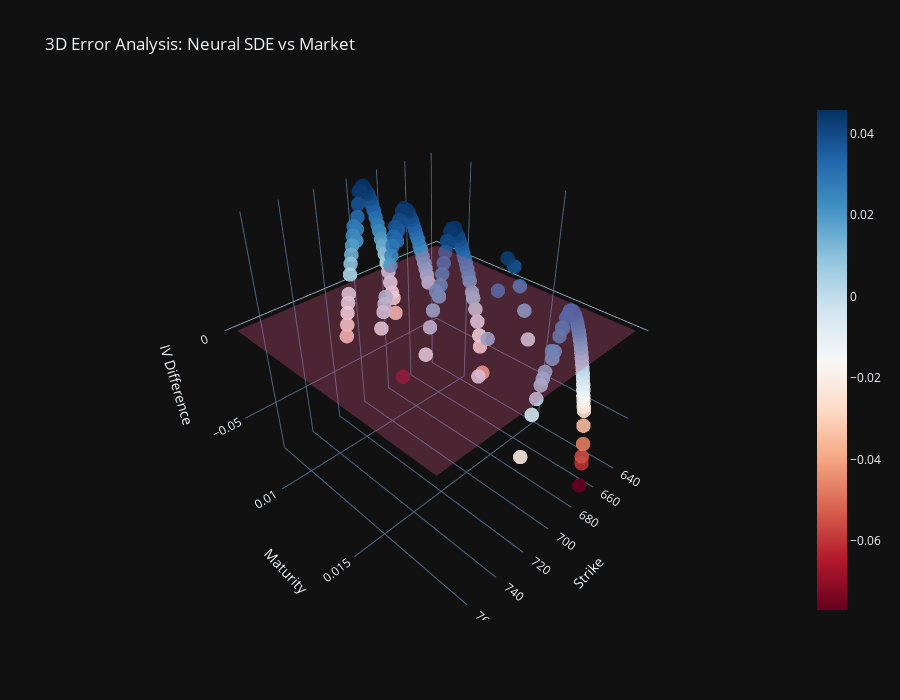

Notebook code cell kept with this figure:
### Code cell
# =============================================================================
# 4.2 3D Error Surface Analysis (Scatter + Surface)
# =============================================================================
# Grid
grid_K, grid_T = np.meshgrid(np.linspace(market_strikes.min(), market_strikes.max(), 30),
                             np.linspace(market_T.min(), market_T.max(), 30))

# Interpolate Error
neural_prices = model_prices_dict.get('Neural SDE', np.zeros_like(market_prices))
neural_iv = []
plot_K, plot_T, plot_E = [], [], []

for p, k, t, m_iv in zip(neural_prices, market_strikes, market_T, market_iv):
    iv = robust_implied_vol(p, S0, k, t, r)
    if not np.isnan(iv) and not np.isnan(m_iv):
        error = iv - m_iv
        plot_K.append(k)
        plot_T.append(t)
        plot_E.append(error)

# Visualization
fig = go.Figure()

# 1. Error Points (Main Data)
fig.add_trace(go.Scatter3d(x=plot_K, y=plot_T, z=plot_E, mode='markers', 
                           marker=dict(size=5, color=plot_E, colorscale='RdBu', showscale=True, opacity=0.9),
                           name='Error Points'))

# 2. Zero Plane (Reference)
fig.add_trace(go.Surface(x=grid_K, y=grid_T, z=np.zeros_like(grid_K), opacity=0.3, showscale=False, name='Zero Error Plane'))

fig.update_layout(title='3D Error Analysis: Neural SDE vs Market',
                  scene=dict(xaxis_title='Strike', yaxis_title='Maturity', zaxis_title='IV Difference'),
                  width=900, height=700, template='plotly_dark')

config = {'toImageButtonOptions': {'format': 'png', 'filename': '3d_error_surface', 'scale': 2}}
fig.show(config=config)

### Figure 1 — Plotly figure (JSON) as saved in the notebook; plotly's stock layout.template omitted (floating-point values rounded to 4 significant figures; data arrays with more than 128 entries replaced by an {"elided": "..."} marker saying what was removed)
{"data": [{"marker": {"color": {"elided": "155 float values"}, "colorscale": [[0, "rgb(103,0,31)"], [0.1, "rgb(178,24,43)"], [0.2, "rgb(214,96,77)"], [0.3, "rgb(244,165,130)"], [0.4, "rgb(253,219,199)"], [0.5, "rgb(247,247,247)"], [0.6, "rgb(209,229,240)"], [0.7, "rgb(146,197,222)"], [0.8, "rgb(67,147,195)"], [0.9, "rgb(33,102,172)"], [1, "rgb(5,48,97)"]], "opacity": 0.9, "showscale": true, "size": 5}, "mode": "markers", "name": "Error Points", "type": "scatter3d", "x": {"elided": "155 int values"}, "y": {"elided": "155 float values"}, "z": {"elided": "155 float values"}}, {"name": "Zero Error Plane", "opacity": 0.3, "showscale": false, "type": "surface", "x": {"elided": "30x30 float values"}, "y": {"elided": "30x30 float values"}, "z": {"elided": "30x30 int values"}}], "layout": {"height": 700, "scene": {"xaxis": {"title": {"text": "Strike"}}, "yaxis": {"title": {"text": "Maturity"}}, "zaxis": {"title": {"text": "IV Difference"}}}, "title": {"text": "3D Error Analysis: Neural SDE vs Market"}, "width": 900}}
